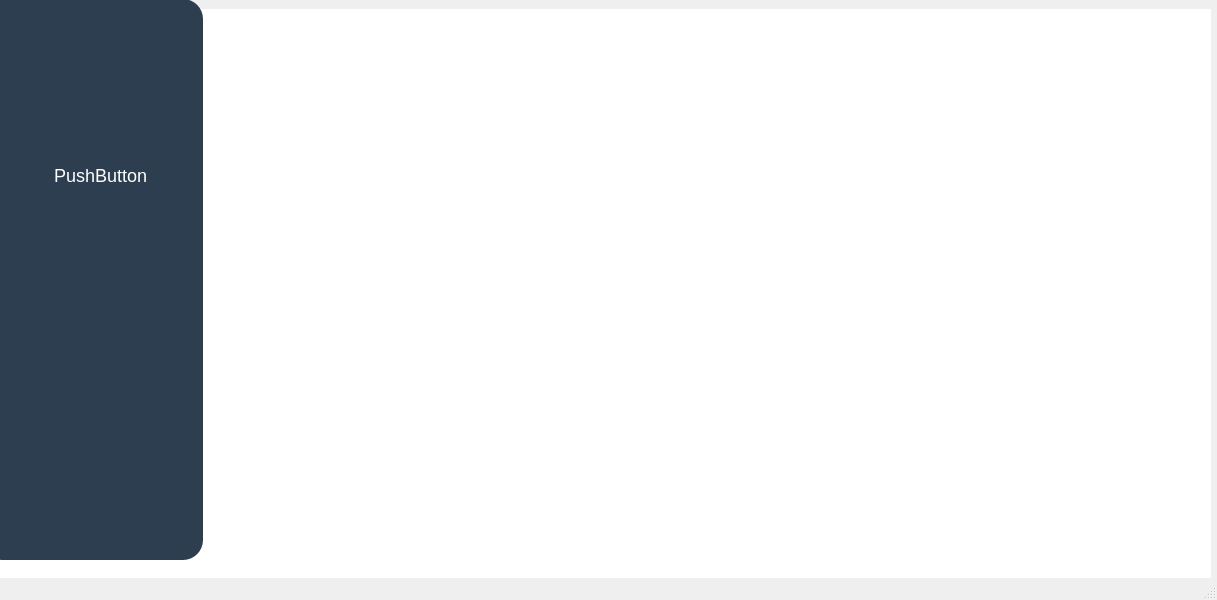
<?xml version="1.0" encoding="UTF-8"?>
<ui version="4.0">
 <class>MainWindow</class>
 <widget class="QMainWindow" name="MainWindow">
  <property name="geometry">
   <rect>
    <x>0</x>
    <y>0</y>
    <width>1217</width>
    <height>600</height>
   </rect>
  </property>
  <property name="windowTitle">
   <string>MainWindow</string>
  </property>
  <widget class="QWidget" name="centralwidget">
   <widget class="QLabel" name="label">
    <property name="geometry">
     <rect>
      <x>0</x>
      <y>9</y>
      <width>1211</width>
      <height>571</height>
     </rect>
    </property>
    <property name="styleSheet">
     <string notr="true">background-color: rgb(255, 255, 255);</string>
    </property>
    <property name="text">
     <string/>
    </property>
   </widget>
   <widget class="QLabel" name="label_2">
    <property name="geometry">
     <rect>
      <x>-18</x>
      <y>-1</y>
      <width>221</width>
      <height>561</height>
     </rect>
    </property>
    <property name="styleSheet">
     <string notr="true">background-color: rgb(44, 62, 80);
border-radius: 20px;</string>
    </property>
    <property name="text">
     <string/>
    </property>
   </widget>
   <widget class="QPushButton" name="pushButton">
    <property name="geometry">
     <rect>
      <x>30</x>
      <y>150</y>
      <width>141</width>
      <height>51</height>
     </rect>
    </property>
    <property name="styleSheet">
     <string notr="true">QPushButton {
    background-color: #2C3E50;
    color: white;
    border-radius: 8px;
    padding: 10px;
    font-size: 18px;
}
QPushButton:hover {
    background-color: #1E5BB8;
}
QPushButton:pressed {
    background-color: #FFFFFF;
}</string>
    </property>
    <property name="text">
     <string>PushButton</string>
    </property>
    <property name="autoDefault">
     <bool>false</bool>
    </property>
   </widget>
  </widget>
  <widget class="QMenuBar" name="menubar">
   <property name="geometry">
    <rect>
     <x>0</x>
     <y>0</y>
     <width>1217</width>
     <height>25</height>
    </rect>
   </property>
  </widget>
  <widget class="QStatusBar" name="statusbar"/>
 </widget>
 <resources/>
 <connections/>
</ui>
